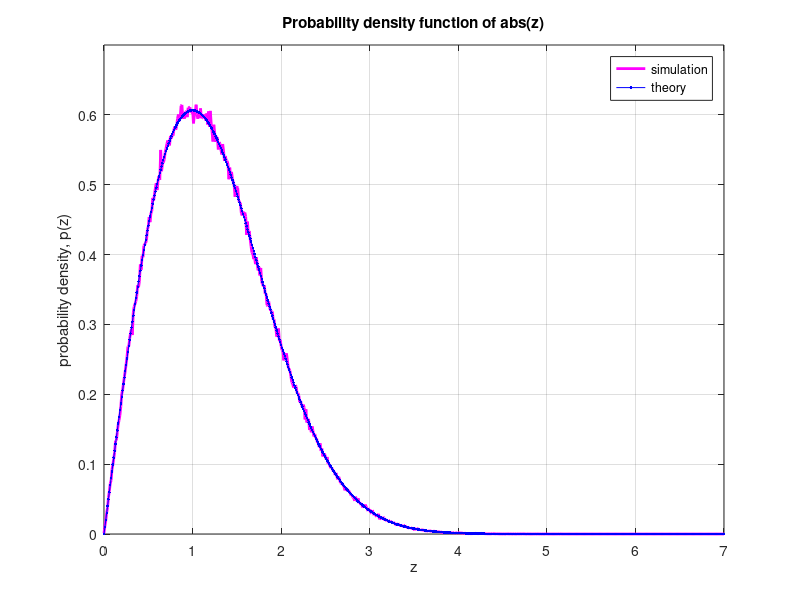
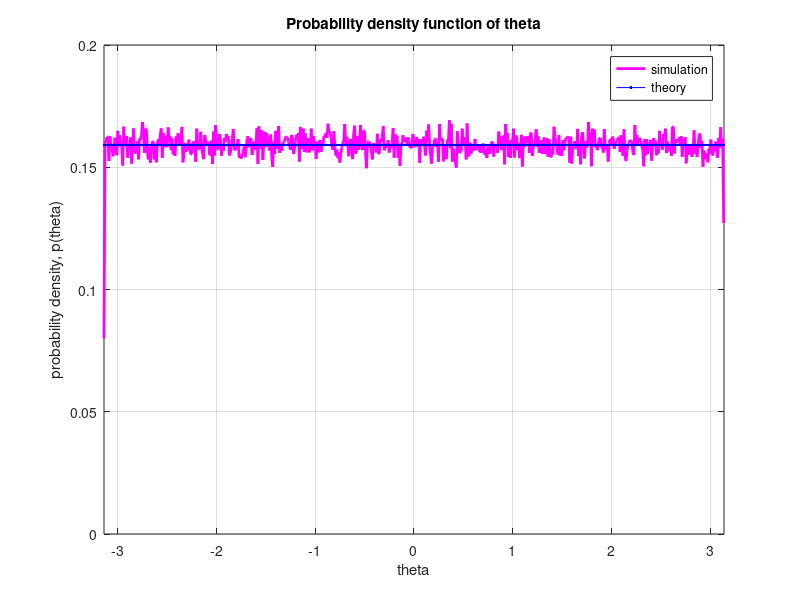

These figures' MATLAB source, in order:
close all
clear all
N = 10^6;
x = randn(1,N); % gaussian random variable, mean 0, variance 1
y = randn(1,N); % gaussian random variable, mean 0, variance 1
z = (x + j*y);  % complex random variable

% probability density function of abs(z)
zBin = [0:0.01:7];
sigma2 = 1;
pzTheory = (zBin/sigma2).*exp(-(zBin.^2)/(2*sigma2)); % theory
[nzSim zBinSim] = hist(abs(z),zBin); % simulation

% probability density of theta
thetaBin = [-pi:0.01:pi];
pThetaTheory = 1/(2*pi)*ones(size(thetaBin));
[nThetaSim thetaBinSim] = hist(angle(z),thetaBin); % simulation

figure
plot(zBinSim,nzSim/(N*0.01),'m','LineWidth',2);
hold on
plot(zBin,pzTheory,'b.-')
xlabel('z');
ylabel('probability density, p(z)');
legend('simulation','theory');
title('Probability density function of abs(z)' )
axis([0 7 0 0.7]);
grid on
temp = nThetaSim/(N*0.01);
figure
plot(thetaBinSim,temp,'m','LineWidth',2);
hold on
plot(thetaBin,pThetaTheory,'b.-')
xlabel('theta');
ylabel('probability density, p(theta)');
legend('simulation','theory');
title('Probability density function of theta')
axis([-pi pi 0 0.2])
grid on